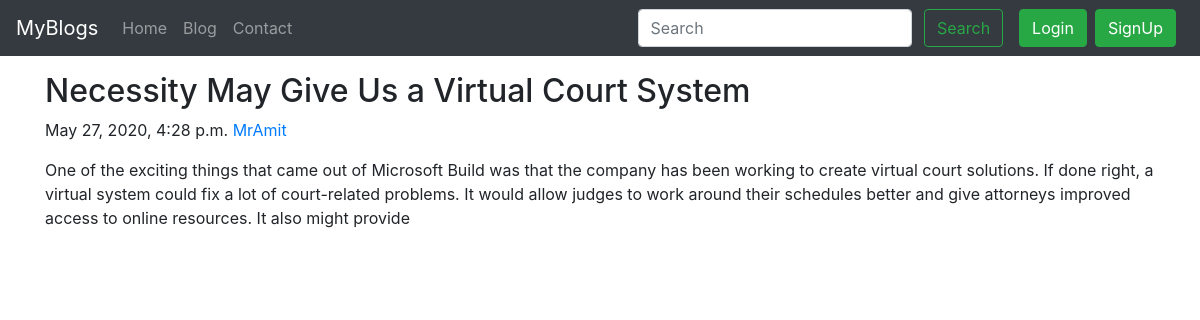
The page /blog/necessity-may-give-us-a-virtual on the database its author committed.
### blog/models.py (models this page shows, shortened)
class Feed(models.Model):
    sno=models.AutoField(primary_key= True)
    heading=models.CharField( max_length=50)
    author=models.CharField( max_length=50)
    content=models.TextField()
    slug = models.SlugField(max_length=140, unique=True)
    date=models.DateTimeField( blank=True)

### blog/views.py (the view)
# urls.py: path('<str:slug>', views.blogpost, name='blogpost'),
def blogpost(request,slug):
    feed=Feed.objects.filter(slug=slug)[0]
    context={'feed':feed}
    return render(request,'blog/blogpost.html',context)

### templates/blog/blogpost.html (shortened to what this page needs)
{% extends 'base.html' %}
{% block body %}
<div class="container my-3">
        <h2 class="blog-post-title">{{feed.heading}}</h2>
        <p class="blog-post-meta">{{feed.date}} <a href="#">{{feed.author}}</a></p>
        <p>{{feed.content}}</p>
      </div>
{% endblock body %}

### rows shown on the page
Feed: heading "Necessity May Give Us a Virtual Court System", date "May 27, 2020, 4:28 p.m.", author "MrAmit", content "One of the exciting things that came out of Microsoft Build was that the company has been working to create virtual court solutions. If done right, a virtual system could fix a lot of court-related problems. It would allow judges to work around their schedules better and give attorneys improved access to online resources. It also might provide"
